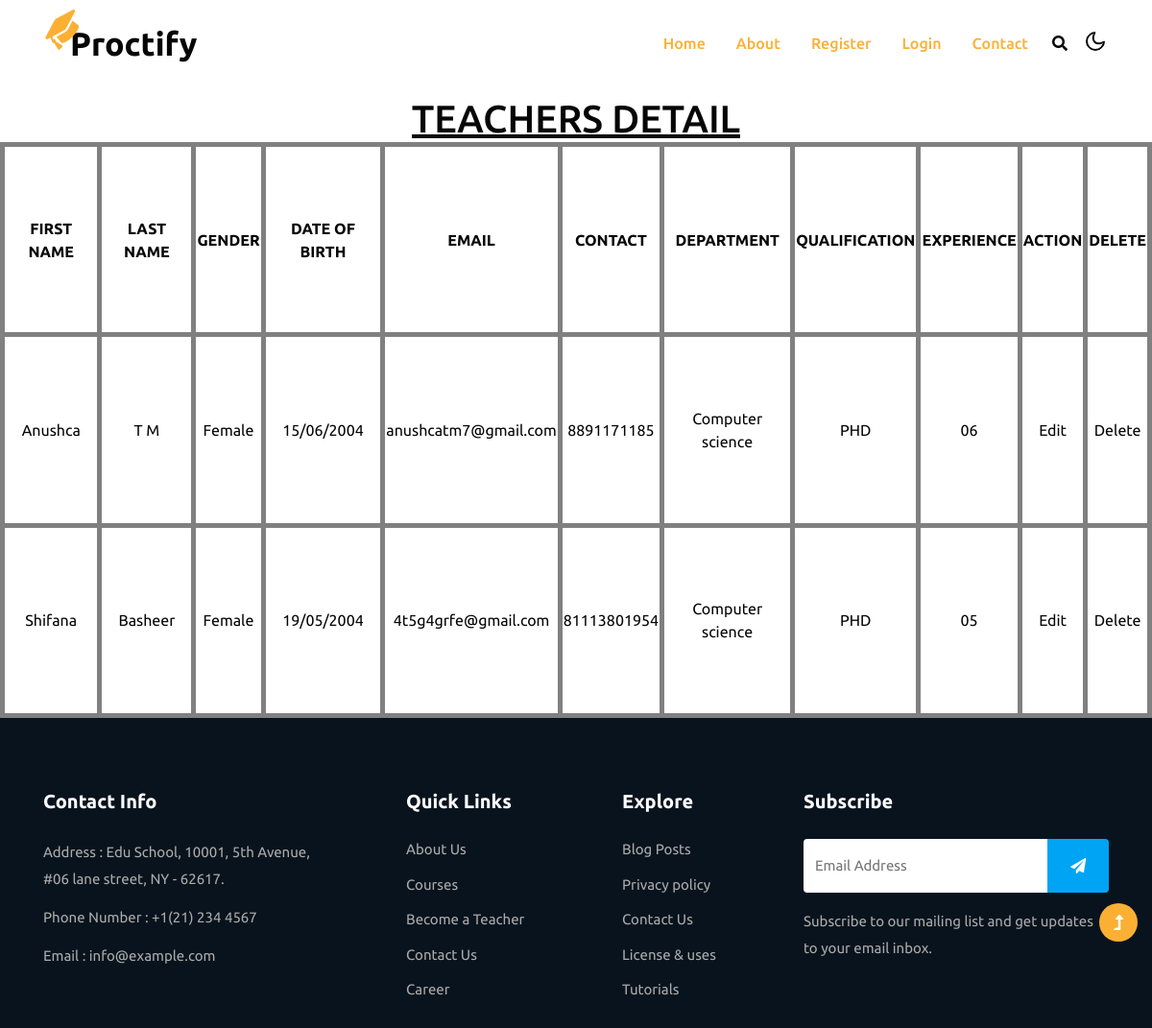
The app's page /view, older data.
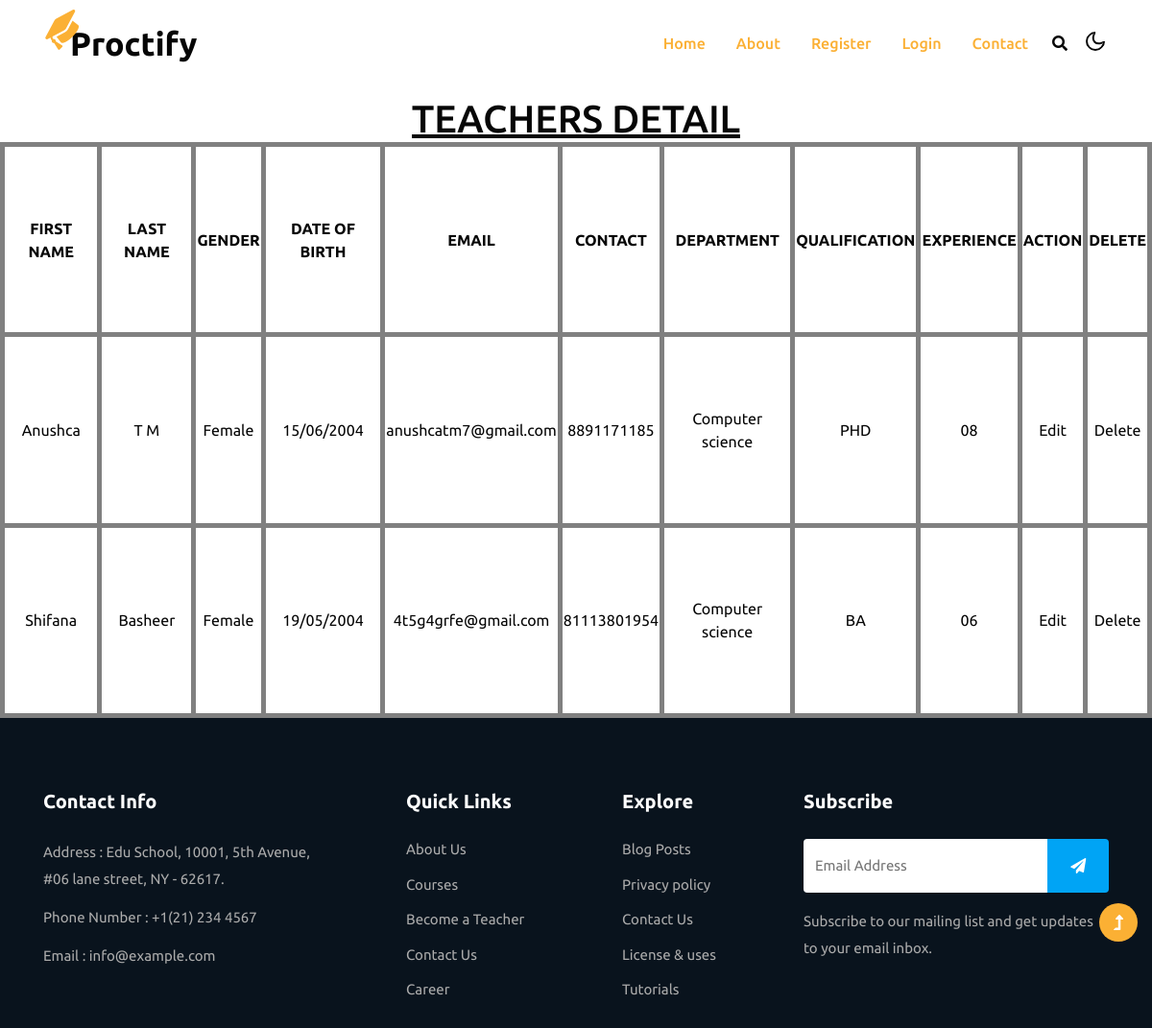
The same page, newer data.
### proctoring/models.py (models this page shows)
class Register(db.Model, UserMixin):
    id=db.Column(db.Integer, primary_key=True)
    fname = db.Column(db.String(80))
    lname = db.Column(db.String(80))
    gender = db.Column(db.String(80))
    dob = db.Column(db.String(80))
    email = db.Column(db.String(80))
    contact = db.Column(db.String(80))
    password = db.Column(db.String(80))
    admission = db.Column(db.String(80))
    department = db.Column(db.String(80))
    sem = db.Column(db.String(80))
    usertype = db.Column(db.String(80))
    qualification = db.Column(db.String(80))
    experience = db.Column(db.String(80))
    status = db.Column(db.String(80),default='NULL')

### proctoring/routes.py (the view)
@app.route('/view',methods=['GET', 'POST'])
def view():
    a =Register.query.filter_by(usertype="teacher").all()
    return render_template("view.html",a=a)

### proctoring/templates/view.html
{% extends 'layout.html' %}
{% block content %}
<html>
 <head><title>Teacher details</title></head>
 <link rel="stylesheet" href="../static/css/view.css">
 <body>
    <h1 align="center"><u>TEACHERS DETAIL</u></h1>
    <table border="3" align="center" height="600px">
        <tr align="center">
            <th> FIRST NAME</th>
            <th> LAST NAME</th>
            <th> GENDER</th>
            <th> DATE OF BIRTH</th>
            <th> EMAIL</th>
            <th> CONTACT</th>
            <th> DEPARTMENT</th>
            <th> QUALIFICATION</th>
            <th> EXPERIENCE</th>
            <th> ACTION</th>
            <th> DELETE</th>
        </tr>
        {%for i in a%}
        <tr align="center">
            <td>{{i.fname}}</td>
            <td>{{i.lname}}</td>
            <td>{{i.gender}}</td>
            <td>{{i.dob}}</td>
            <td>{{i.email}}</td>
            <td>{{i.contact}}</td>
            <td>{{i.department}}</td>
            <td>{{i.qualification}}</td>
            <td>{{i.experience}}</td>
            <td><a href="/edittregister/{{i.id}}">Edit</a></td>
            <td><a href="/tdelete/{{i.id}}">Delete</a></td>
        </tr>
      {%endfor%}
    </table>
 </body>
</html>
{% endblock %}

Row changes from the older to the newer data that the page shows:
changed Register "Anushca": experience "06" → "08"
changed Register "Shifana": qualification "PHD" → "BA"; experience "05" → "06"
